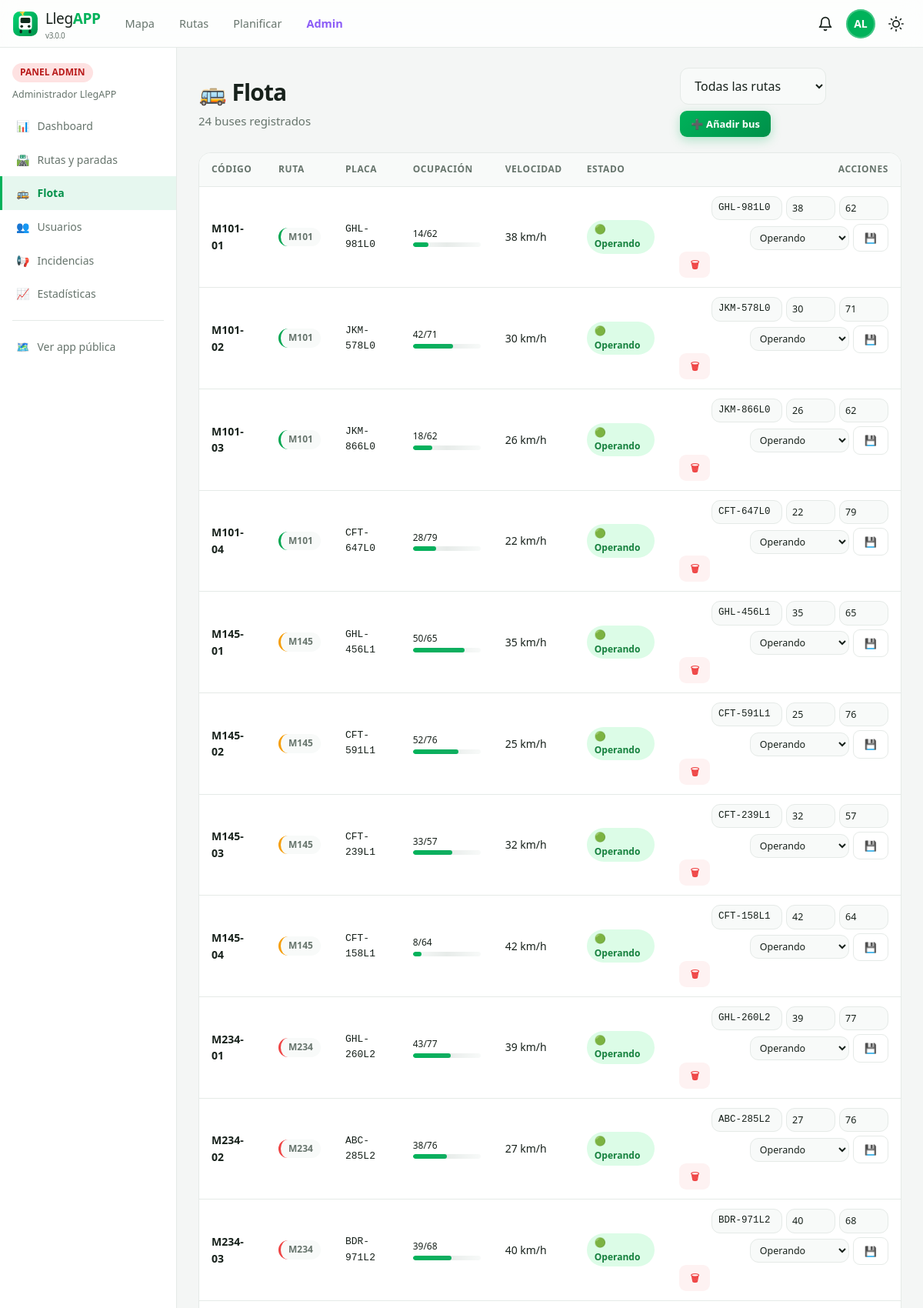
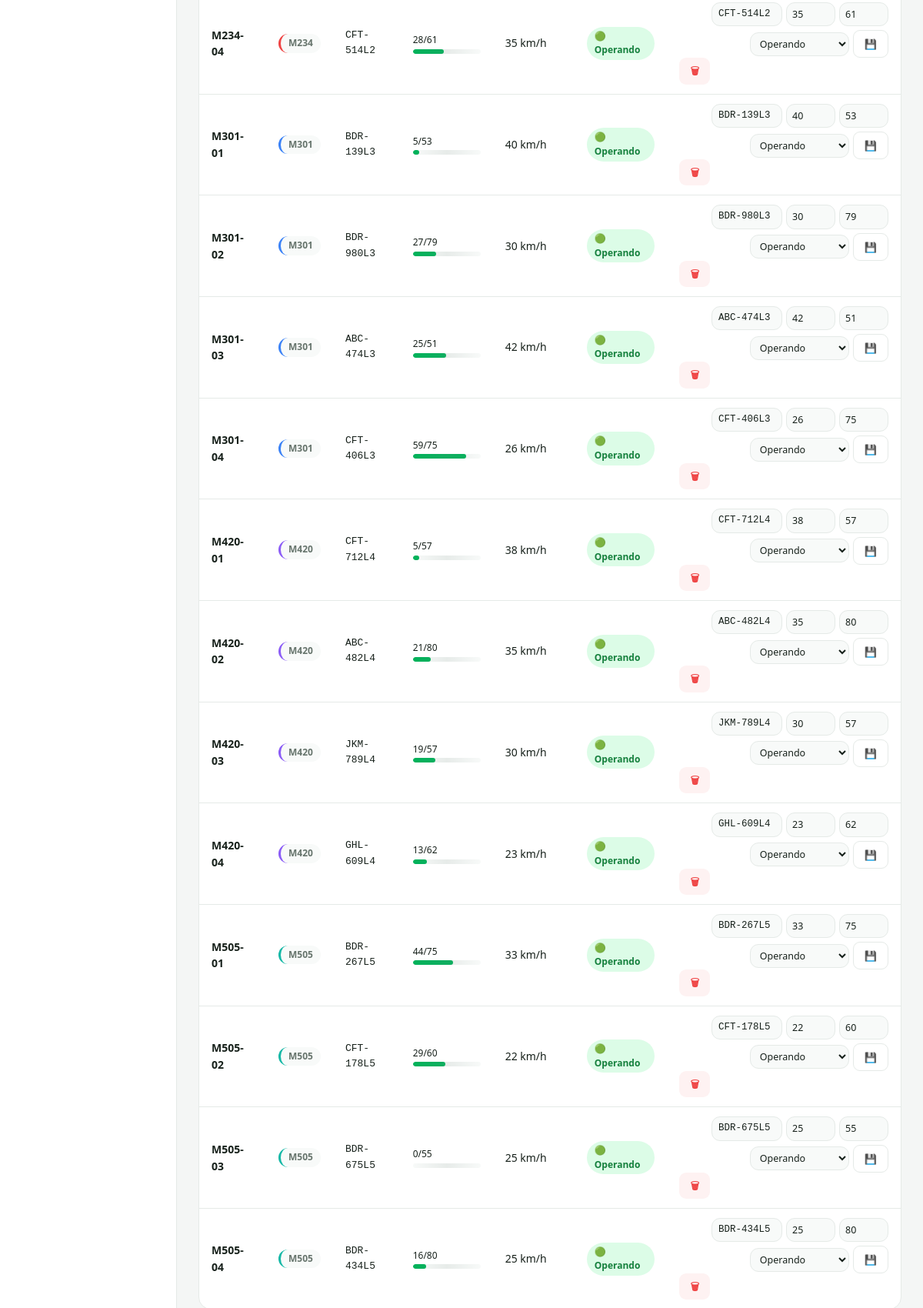
Page /admin/buses.php (signed in, upper part) on the committed database (2 pictures, top to bottom).
### tables this page shows
CREATE TABLE `users` (
  `id` char(36) NOT NULL,
  `name` varchar(100) NOT NULL,
  `email` varchar(120) NOT NULL,
  `password_hash` varchar(255) NOT NULL,
  `role` enum('admin','usuario','conductor') NOT NULL DEFAULT 'usuario',
  `phone` varchar(30) DEFAULT NULL,
  `avatar_color` varchar(7) DEFAULT NULL,
  `email_verified` tinyint(1) NOT NULL DEFAULT 0,
  `is_active` tinyint(1) NOT NULL DEFAULT 1,
  `last_login` datetime DEFAULT NULL,
  `created_at` timestamp NOT NULL DEFAULT current_timestamp(),
  PRIMARY KEY (`id`),
  UNIQUE KEY `email` (`email`),
  KEY `idx_users_role` (`role`),
  KEY `idx_users_active` (`is_active`)
);

CREATE TABLE `buses` (
  `id` varchar(50) NOT NULL,
  `code` varchar(20) NOT NULL,
  `plate` varchar(12) DEFAULT NULL,
  `route_id` varchar(10) NOT NULL,
  `stop_index` smallint(5) unsigned NOT NULL DEFAULT 1 COMMENT 'Parada destino actual (1-based)',
  `progress` decimal(5,4) NOT NULL DEFAULT 0.0000 COMMENT 'Avance 0..1 entre paradas',
  `speed_kmh` smallint(5) unsigned NOT NULL DEFAULT 28,
  `direction` tinyint(4) NOT NULL DEFAULT 1 COMMENT '1=ida, -1=vuelta',
  `passengers` smallint(5) unsigned NOT NULL DEFAULT 0,
  `capacity` smallint(5) unsigned NOT NULL DEFAULT 60,
  `status` enum('operando','detenido','mantenimiento','fuera_servicio') NOT NULL DEFAULT 'operando',
  `last_update` timestamp NOT NULL DEFAULT current_timestamp() ON UPDATE current_timestamp(),
  `created_at` timestamp NOT NULL DEFAULT current_timestamp(),
  PRIMARY KEY (`id`),
  UNIQUE KEY `uq_bus_code` (`code`),
  KEY `idx_buses_route` (`route_id`),
  KEY `idx_buses_status` (`status`),
  CONSTRAINT `fk_buses_route` FOREIGN KEY (`route_id`) REFERENCES `routes` (`route_id`) ON DELETE CASCADE
);

CREATE TABLE `routes` (
  `route_id` varchar(10) NOT NULL,
  `name` varchar(120) NOT NULL,
  `short_name` varchar(20) DEFAULT NULL,
  `color` varchar(7) NOT NULL DEFAULT '#00A651',
  `emoji` varchar(8) NOT NULL DEFAULT '?',
  `description` varchar(255) DEFAULT NULL,
  `frequency_min` smallint(5) unsigned NOT NULL DEFAULT 10,
  `first_departure` time NOT NULL DEFAULT '05:00:00',
  `last_departure` time NOT NULL DEFAULT '22:30:00',
  `active` tinyint(1) NOT NULL DEFAULT 1,
  `created_at` timestamp NOT NULL DEFAULT current_timestamp(),
  PRIMARY KEY (`route_id`)
);

### config/seguridad.php (called while the page is built, shortened)
<?php
function e(?string $value): string {
    return htmlspecialchars((string)$value, ENT_QUOTES | ENT_SUBSTITUTE, 'UTF-8');
}

### includes/auth.php (called while the page is built, shortened)
<?php
require_once __DIR__ . '/funciones.php';
function usuarioActual(): ?array {
    static $cache = false;
    if ($cache !== false) return $cache;
    $userId = $_SESSION['user_id'] ?? null;
    try {
        $user = dbOne(
            'SELECT id, name, email, role, phone, avatar_color, email_verified, is_active, created_at
             FROM users WHERE id = ? AND is_active = 1',
            [$userId]
        );
        return $cache = $user;
    } catch (Exception $e) {
        logMessage('error', 'Error verificando sesión', ['msg' => $e->getMessage()]);
        return $cache = null;
    }
}
function requerirAuth(): array {
    $user = usuarioActual();
    if ($user) return $user;
    exit;
}
function requerirAdmin(): array {
    $user = requerirAuth();
    return $user;
}

### config/database.php (called while the page is built, shortened)
<?php
function db(): PDO {
    static $pdo = null;
    if ($pdo === null) {
        $dsn = 'mysql:host=' . DB_HOST . ';dbname=' . DB_NAME . ';charset=' . DB_CHARSET;
        try {
            $pdo = new PDO($dsn, DB_USER, DB_PASS, [
                PDO::ATTR_ERRMODE            => PDO::ERRMODE_EXCEPTION,
                PDO::ATTR_DEFAULT_FETCH_MODE => PDO::FETCH_ASSOC,
                PDO::ATTR_EMULATE_PREPARES   => false,
            ]);
        } catch (PDOException $e) {
            error_log('LLEGAPP3 BD: ' . $e->getMessage());
            throw new RuntimeException('No se pudo conectar a la base de datos. Verifica que MySQL esté activo y exista la BD "' . DB_NAME . '".');
        }
    }
    return $pdo;
}
function dbq(string $sql, array $params = []): PDOStatement {
    $stmt = db()->prepare($sql);
    $stmt->execute($params);
    return $stmt;
}
function dbAll(string $sql, array $params = []): array {
    return dbq($sql, $params)->fetchAll();
}
function dbOne(string $sql, array $params = []): ?array {
    $row = dbq($sql, $params)->fetch();
    return $row === false ? null : $row;
}

### includes/funciones.php (called while the page is built, shortened)
<?php
function inicialesNombre(string $nombre): string {
    $partes = preg_split('/\s+/', trim($nombre));
    $ini = strtoupper(substr($partes[0] ?? 'U', 0, 1));
    if (count($partes) > 1) $ini .= strtoupper(substr(end($partes), 0, 1));
    return $ini;
}

### includes/simulacion.php (called while the page is built, shortened)
<?php
require_once __DIR__ . '/funciones.php';
function avanzarFlota(): void {
    $pdo = db();
    $buses = $pdo->query("
        SELECT b.*, r.active AS route_active
        FROM buses b JOIN routes r ON r.route_id = b.route_id
        WHERE b.status = 'operando' AND r.active = 1
    ")->fetchAll();
}

### admin/buses.php (the view, shortened to what this page needs)
<?php
require_once dirname(__DIR__) . '/includes/funciones.php';
require_once dirname(__DIR__) . '/includes/auth.php';
$admin = requerirAdmin();
$seccionActiva = 'buses';
$filtroRuta = preg_replace('/[^A-Za-z0-9]/', '', $_GET['ruta'] ?? '');
$sql = 'SELECT b.*, r.short_name, r.color, r.name AS route_name FROM buses b JOIN routes r ON r.route_id = b.route_id';
$params = [];
$sql .= ' ORDER BY r.route_id, b.code';
$buses = dbAll($sql, $params);
avanzarFlota();
require __DIR__ . '/_layout.php';
?>
<div class="flex-between" style="margin-bottom:20px">
    <div>
        <h1 class="page-title">🚌 Flota</h1>
        <p class="page-subtitle"><?= count($buses) ?> buses registrados<?= $filtroRuta ? " en ruta $filtroRuta" : '' ?></p>
    </div>
    <div style="display:flex;gap:8px;flex-wrap:wrap">
        <select class="select" style="max-width:190px" onchange="if(this.value)location='?ruta='+this.value;else location='?'">
            <option value="">Todas las rutas</option>
        </select>
        <button type="button" class="btn btn-primary btn-sm" onclick="mostrarModal('modalCrearBus')">➕ Añadir bus</button>
    </div>
</div>
<div class="table-wrap">
    <table class="table">
        <thead><tr>
            <th>Código</th><th>Ruta</th><th>Placa</th><th>Ocupación</th><th>Velocidad</th><th>Estado</th><th style="text-align:right">Acciones</th>
        </tr></thead>
        <tbody>
        <?php foreach ($buses as $b): ?>
            <tr>
                <td><b><?= e($b['code']) ?></b></td>
                <td><span class="badge badge-neutral" style="--c:<?= e($b['color']) ?>;border-left:3px solid <?= e($b['color']) ?>"><?= e($b['short_name']) ?></span></td>
                <td style="font-family:monospace;font-size:13px"><?= e($b['plate'] ?? '—') ?></td>
                <td style="min-width:120px">
                    <div class="flex-between" style="font-size:12px;margin-bottom:2px"><span><?= (int)$b['passengers'] ?>/<?= (int)$b['capacity'] ?></span></div>
                    <div class="skeleton" style="height:6px;border-radius:99px">
                        <div style="height:100%;width:<?= round(((int)$b['passengers'] / max(1, (int)$b['capacity'])) * 100) ?>%;
                            background:<?= ((int)$b['passengers'] / max(1, (int)$b['capacity'])) > .85 ? '#ef4444' : '#00b25a' ?>;border-radius:99px"></div>
                    </div>
                </td>
                <td><?= (int)$b['speed_kmh'] ?> km/h</td>
                <td>
                    <?php $estados = ['operando' => ['🟢 Operando', 'badge-success'], 'detenido' => ['🟡 Detenido', 'badge-warning'], 'mantenimiento' => ['🔴 Mantenimiento', 'badge-danger'], 'fuera_servicio' => ['⚫ Fuera', 'badge-neutral']]; ?>
                    <span class="badge <?= $estados[$b['status']][1] ?>"><?= $estados[$b['status']][0] ?></span>
                </td>
                <td>
                    <form method="post" style="display:flex;gap:5px;justify-content:flex-end;align-items:center;flex-wrap:wrap">
                        <input class="input" name="plate" value="<?= e($b['plate'] ?? '') ?>" placeholder="Placa" style="width:92px;padding:5px 8px;font-size:12.5px;font-family:monospace">
                        <input type="number" class="input" name="speed_kmh" value="<?= (int)$b['speed_kmh'] ?>" min="10" max="90" style="width:64px;padding:5px 7px;font-size:12.5px">
                        <input type="number" class="input" name="capacity" value="<?= (int)$b['capacity'] ?>" min="10" max="120" style="width:64px;padding:5px 7px;font-size:12.5px">
                        <select class="select" name="status" style="width:auto;padding:5px 8px;font-size:12.5px">
                            <?php foreach (['operando','detenido','mantenimiento','fuera_servicio'] as $s): ?>
                            <option value="<?= $s ?>" <?= $b['status'] === $s ? 'selected' : '' ?>><?= ucfirst($s) ?></option>
                            <?php endforeach; ?>
                        </select>
                        <button type="submit" class="btn btn-ghost btn-sm">💾</button>
                    </form>
                    <form method="post" style="display:contents"><?= csrfField() ?>
                        <button type="submit" name="accion" value="eliminar_bus" class="btn btn-danger btn-sm"
                                onclick="return confirm('¿Retirar el bus <?= e($b['code']) ?>?')">🗑</button>
                    </form>
                </td>
            </tr>
        <?php endforeach; ?>
        </tbody>
    </table>
</div>
<?php require __DIR__ . '/_layout_end.php'; ?>

### includes/header.php (shortened to what this page needs)
<?php
require_once __DIR__ . '/auth.php';
$currentUser = usuarioActual();
$bodyClass = ($pageBodyClass ?? '') . (isset($_COOKIE['theme']) && $_COOKIE['theme'] === 'dark' ? ' dark-theme' : ' light-theme');
$menuPrincipal = [
    ['url' => '/pages/mapa.php',       'label' => 'Mapa',        'icon' => 'map'],
    ['url' => '/pages/rutas.php',      'label' => 'Rutas',       'icon' => 'route'],
    ['url' => '/pages/planificador.php','label' => 'Planificar', 'icon' => 'compass'],
];
?>
<!DOCTYPE html>
<html lang="es">
<head>
<link rel="stylesheet" href="https://unpkg.com/leaflet@1.9.4/dist/leaflet.css">
<link rel="stylesheet" href="<?= APP_BASE ?>/assets/css/styles.css?v=<?= APP_VERSION ?>">
</head>
<body class="<?= e(trim($bodyClass)) ?>" data-base="<?= APP_BASE ?>" data-page="<?= e($GLOBALS['dataPage'] ?? '') ?>">
<header class="topbar" id="topbar">
    <div class="topbar-inner container">
        <a href="<?= APP_BASE ?>/index.php" class="brand" aria-label="LlegAPP inicio">
            <span class="brand-logo" aria-hidden="true"><?= file_get_contents(dirname(__DIR__) . '/assets/img/logo.svg') ?: '' ?></span>
            <span class="brand-text">Lleg<b>APP</b><small>v<?= APP_VERSION ?></small></span>
        </a>
        <nav class="main-nav" aria-label="Navegación principal">
            <?php foreach ($menuPrincipal as $item): ?>
                <a href="<?= APP_BASE . $item['url'] ?>" class="nav-link"><?= $item['label'] ?></a>
            <?php endforeach; ?>
            <?php if ($currentUser && $currentUser['role'] === 'admin'): ?>
                <a href="<?= APP_BASE ?>/admin/dashboard.php" class="nav-link nav-admin">Admin</a>
            <?php endif; ?>
        </nav>
        <div class="topbar-actions">
            <?php if ($currentUser): ?>
                <button type="button" class="icon-btn" id="btnNotificaciones" aria-label="Notificaciones" onclick="location.href='<?= APP_BASE ?>/pages/notificaciones.php'">
                    <svg viewBox="0 0 24 24"><path d="M18 8A6 6 0 0 0 6 8c0 7-3 9-3 9h18s-3-2-3-9"/><path d="M13.73 21a2 2 0 0 1-3.46 0"/></svg>
                </button>
                <div class="user-menu" id="userMenu">
                    <button type="button" class="avatar-btn" id="avatarBtn" aria-haspopup="true" aria-expanded="false"
                            style="--av:<?= e($currentUser['avatar_color'] ?: colorAvatar($currentUser['name'])) ?>">
                        <?= e(inicialesNombre($currentUser['name'])) ?>
                    </button>
                </div>
            <?php else: ?>
                <a href="<?= APP_BASE ?>/pages/login.php" class="btn btn-ghost btn-sm">Ingresar</a>
                <a href="<?= APP_BASE ?>/pages/registro.php" class="btn btn-primary btn-sm">Crear cuenta</a>
            <?php endif; ?>
            <button type="button" class="icon-btn theme-toggle" id="themeToggle" aria-label="Cambiar tema">
                <svg viewBox="0 0 24 24" class="icon-sun"><circle cx="12" cy="12" r="5"/><path d="M12 1v2M12 21v2M4.22 4.22l1.42 1.42M18.36 18.36l1.42 1.42M1 12h2M21 12h2M4.22 19.78l1.42-1.42M18.36 5.64l1.42-1.42"/></svg>
            </button>
        </div>
    </div>
</header>
<main class="app-main" id="contenido-principal">

### admin/_layout.php (shortened to what this page needs)
<?php
$admin = requerirAdmin();
$menuAdmin = [
    ['id' => 'dashboard',     'url' => '/admin/dashboard.php',     'label' => 'Dashboard',    'icon' => '📊'],
    ['id' => 'rutas',         'url' => '/admin/rutas.php',         'label' => 'Rutas y paradas', 'icon' => '🛣️'],
    ['id' => 'buses',         'url' => '/admin/buses.php',         'label' => 'Flota',        'icon' => '🚌'],
    ['id' => 'usuarios',      'url' => '/admin/usuarios.php',      'label' => 'Usuarios',     'icon' => '👥'],
    ['id' => 'alertas',       'url' => '/admin/alertas.php',       'label' => 'Incidencias',  'icon' => '📢'],
    ['id' => 'estadisticas',  'url' => '/admin/estadisticas.php',  'label' => 'Estadísticas', 'icon' => '📈'],
];
require dirname(__DIR__) . '/includes/header.php';
?>
<div class="admin-layout">
    <aside class="admin-sidebar">
        <div style="padding:18px 16px 10px">
            <span class="badge badge-danger">PANEL ADMIN</span>
            <p style="font-size:12.5px;color:var(--text-muted);margin-top:6px"><?= e($admin['name']) ?></p>
        </div>
        <?php foreach ($menuAdmin as $m): ?>
        <a href="<?= APP_BASE . $m['url'] ?>" class="admin-nav-item <?= ($seccionActiva ?? '') === $m['id'] ? 'activo' : '' ?>">
            <span><?= $m['icon'] ?></span> <?= $m['label'] ?>
        </a>
        <?php endforeach; ?>
        <hr style="margin:12px 16px">
        <a href="<?= APP_BASE ?>/pages/mapa.php" class="admin-nav-item"><span>🗺️</span> Ver app pública</a>
    </aside>
    <main class="admin-content">

### admin/_layout_end.php (style rules this page uses)
.admin-layout { display: grid; grid-template-columns: 230px 1fr; min-height: calc(100vh - var(--topbar-h)); }
.admin-sidebar { background: var(--surface); border-right: 1px solid var(--border); padding-bottom: 20px; }
.admin-nav-item { display: flex; align-items: center; gap: 10px; padding: 11px 18px; font-size: 14px; font-weight: 500; color: var(--text-muted); border-left: 3px solid transparent; transition: all .14s; }
.admin-nav-item.activo { background: var(--primary-light); color: var(--primary-dark); border-left-color: var(--primary); font-weight: 700; }
.admin-content { padding: 26px 28px; min-width: 0; }

### rows in the picture
users: name "AL", name "Administrador LlegAPP"
buses: code "M101-01", route.short_name "M101", plate "GHL-981L0", passengers "14", capacity "62", speed_kmh "38", status "🟢 Operando", status "Operando"
buses: code "M101-02", route.short_name "M101", plate "JKM-578L0", passengers "42", capacity "71", speed_kmh "30", status "🟢 Operando", status "Operando"
buses: code "M101-03", route.short_name "M101", plate "JKM-866L0", passengers "18", capacity "62", speed_kmh "26", status "🟢 Operando", status "Operando"
buses: code "M101-04", route.short_name "M101", plate "CFT-647L0", passengers "28", capacity "79", speed_kmh "22", status "🟢 Operando", status "Operando"
buses: code "M145-01", route.short_name "M145", plate "GHL-456L1", passengers "50", capacity "65", speed_kmh "35", status "🟢 Operando", status "Operando"
buses: code "M145-02", route.short_name "M145", plate "CFT-591L1", passengers "52", capacity "76", speed_kmh "25", status "🟢 Operando", status "Operando"
buses: code "M145-03", route.short_name "M145", plate "CFT-239L1", passengers "33", capacity "57", speed_kmh "32", status "🟢 Operando", status "Operando"
buses: code "M145-04", route.short_name "M145", plate "CFT-158L1", passengers "8", capacity "64", speed_kmh "42", status "🟢 Operando", status "Operando"
buses: code "M234-01", route.short_name "M234", plate "GHL-260L2", passengers "43", capacity "77", speed_kmh "39", status "🟢 Operando", status "Operando"
buses: code "M234-02", route.short_name "M234", plate "ABC-285L2", passengers "38", capacity "76", speed_kmh "27", status "🟢 Operando", status "Operando"
buses: code "M234-03", route.short_name "M234", plate "BDR-971L2", passengers "39", capacity "68", speed_kmh "40", status "🟢 Operando", status "Operando"
buses: code "M234-04", route.short_name "M234", plate "CFT-514L2", passengers "28", capacity "61", speed_kmh "35", status "🟢 Operando", status "Operando"
buses: code "M301-01", route.short_name "M301", plate "BDR-139L3", passengers "5", capacity "53", speed_kmh "40", status "🟢 Operando", status "Operando"
buses: code "M301-02", route.short_name "M301", plate "BDR-980L3", passengers "27", capacity "79", speed_kmh "30", status "🟢 Operando", status "Operando"
buses: code "M301-03", route.short_name "M301", plate "ABC-474L3", passengers "25", capacity "51", speed_kmh "42", status "🟢 Operando", status "Operando"
buses: code "M301-04", route.short_name "M301", plate "CFT-406L3", passengers "59", capacity "75", speed_kmh "26", status "🟢 Operando", status "Operando"
buses: code "M420-01", route.short_name "M420", plate "CFT-712L4", passengers "5", capacity "57", speed_kmh "38", status "🟢 Operando", status "Operando"
buses: code "M420-02", route.short_name "M420", plate "ABC-482L4", passengers "21", capacity "80", speed_kmh "35", status "🟢 Operando", status "Operando"
buses: code "M420-03", route.short_name "M420", plate "JKM-789L4", passengers "19", capacity "57", speed_kmh "30", status "🟢 Operando", status "Operando"
buses: code "M420-04", route.short_name "M420", plate "GHL-609L4", passengers "13", capacity "62", speed_kmh "23", status "🟢 Operando", status "Operando"
buses: code "M505-01", route.short_name "M505", plate "BDR-267L5", passengers "44", capacity "75", speed_kmh "33", status "🟢 Operando", status "Operando"
buses: code "M505-02", route.short_name "M505", plate "CFT-178L5", passengers "29", capacity "60", speed_kmh "22", status "🟢 Operando", status "Operando"
buses: code "M505-03", route.short_name "M505", plate "BDR-675L5", passengers "0", capacity "55", speed_kmh "25", status "🟢 Operando", status "Operando"
buses: code "M505-04", route.short_name "M505", plate "BDR-434L5", passengers "16", capacity "80", speed_kmh "25", status "🟢 Operando", status "Operando"

### other values in the picture
APP_VERSION "3.0.0"
$item['label'] "Mapa"
$item['label'] "Rutas"
$item['label'] "Planificar"
$m['icon'] "📊"
$m['label'] "Dashboard"
$m['icon'] "🛣️"
$m['label'] "Rutas y paradas"
$m['icon'] "🚌"
$m['label'] "Flota"
$m['icon'] "👥"
$m['label'] "Usuarios"
$m['icon'] "📢"
$m['label'] "Incidencias"
$m['icon'] "📈"
